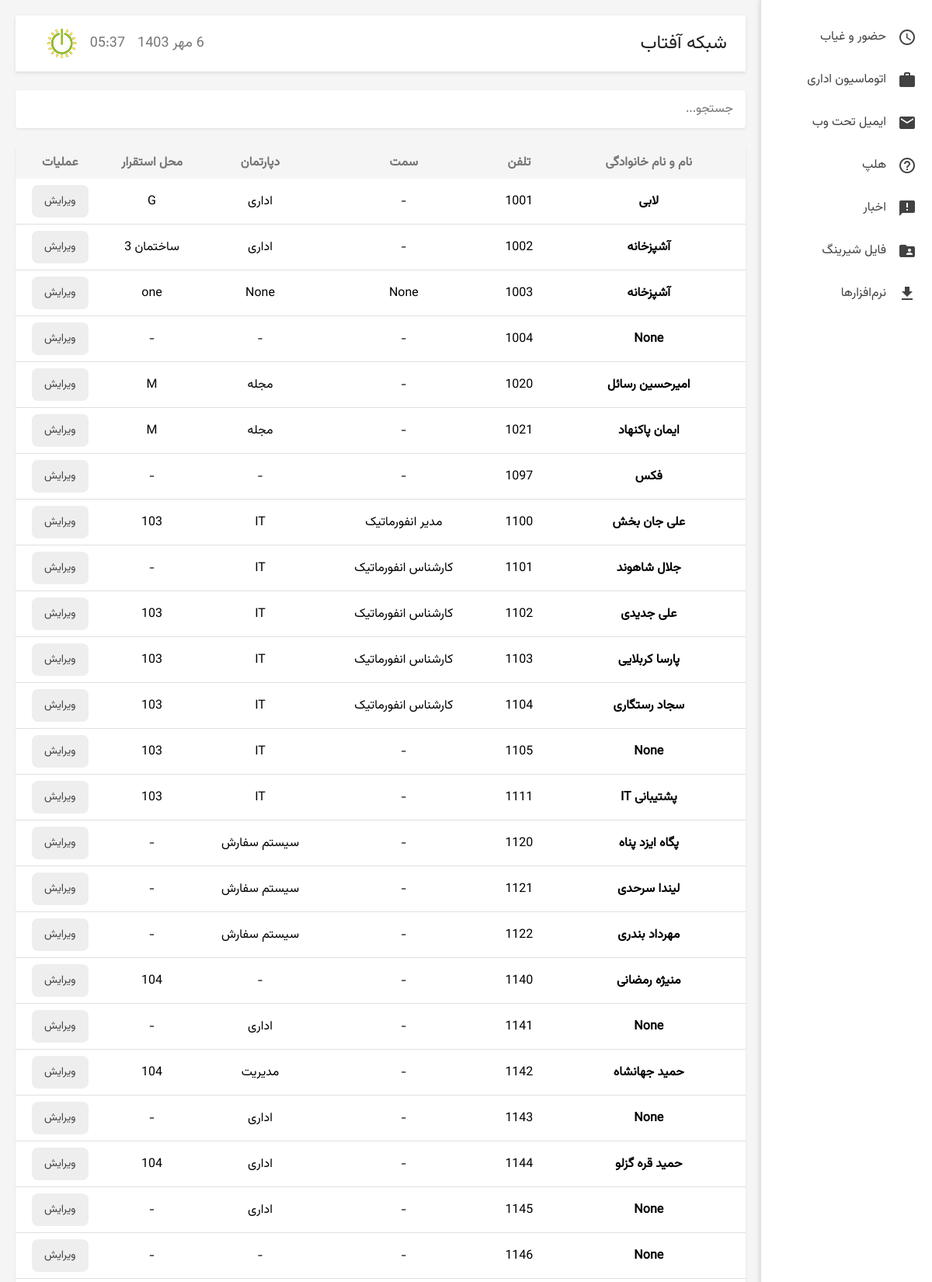
The page / (upper part) on the database its author committed.
### tables this page shows
CREATE TABLE contacts (
    id INTEGER PRIMARY KEY AUTOINCREMENT,
    full_name TEXT,
    phone TEXT NOT NULL,
    position TEXT,
    department TEXT,
    location TEXT
);

### app.py (the view)
@app.route('/')
def index():
    conn = get_db_connection()
    contacts = conn.execute('SELECT * FROM contacts ORDER BY CAST(phone AS INTEGER) ASC').fetchall()
    conn.close()
    return render_template('index.html', contacts=contacts)

### app.py (called while the page is built)
def get_db_connection():
    conn = sqlite3.connect('database.db')
    conn.row_factory = sqlite3.Row  # برای دسترسی به ستون‌ها با نام
    return conn

### templates/index.html (shortened to what this page needs)
<!DOCTYPE html>
<html lang="fa" dir="rtl">
<head>
</head>
<body>
    <div class="sidebar">
        <a href="#" title="حضور و غیاب">
            <i class="material-icons">schedule</i>
            حضور و غیاب
        </a>
        <a href="#" title="اتوماسیون اداری">
            <i class="material-icons">work</i>
            اتوماسیون اداری
        </a>
        <a href="#" title="ایمیل تحت وب">
            <i class="material-icons">email</i>
            ایمیل تحت وب
        </a>
        <a href="#" title="هلپ">
            <i class="material-icons">help_outline</i>
            هلپ
        </a>
        <a href="#" title="اخبار">
            <i class="material-icons">announcement</i>
            اخبار
        </a>
        <a href="#" title="فایل شیرینگ">
            <i class="material-icons">folder_shared</i>
            فایل شیرینگ
        </a>
        <a href="file://192.168.210.10/Software" title="نرم‌افزارها">
            <i class="material-icons">get_app</i>
            نرم‌افزارها
        </a>
    </div>
    <div class="main-content">
        <header>
            <h1>شبکه آفتاب</h1>
            <div class="clock-logo-container">
                <div class="clock">
                    <div class="date" id="date"></div>
                    <div class="time" id="time"></div>
                </div>
                <img src="/static/logo.png" alt="لوگو">
            </div>
        </header>
        <input type="text" id="search" placeholder="جستجو...">
        <table id="contactsTable">
            <thead>
                <tr>
                    <th class="sortable">نام و نام خانوادگی</th>
                    <th class="sortable">تلفن</th>
                    <th class="sortable">سمت</th>
                    <th class="sortable">دپارتمان</th>
                    <th class="sortable">محل استقرار</th>
                    <th>عملیات</th>
                </tr>
            </thead>
            <tbody>
                {% for contact in contacts %}
                <tr>
                    <td>{{ contact['full_name'] }}</td>
                    <td>{{ contact['phone'] }}</td>
                    <td>{{ contact['position'] if contact['position'] else '-' }}</td>
                    <td>{{ contact['department'] if contact['department'] else '-' }}</td>
                    <td>{{ contact['location'] if contact['location'] else '-' }}</td>
                    <td>
                        <a href="{{ url_for('edit', id=contact['id']) }}" class="button-edit">ویرایش</a>
                    </td>
                </tr>
                {% endfor %}
            </tbody>
        </table>
    </div>
</body>
</html>

### templates/index.html (style rules this page uses)
body { font-family: 'Vazirmatn', sans-serif; background-color: #f5f5f5; margin: 0; padding: 0; direction: rtl; }
.sidebar { position: fixed; right: 0; top: 0; width: 220px; height: 100%; background-color: #ffffff; box-shadow: -2px 0 5px rgba(0,0,0,0.1); display: flex; flex-direction: column; padding-top: 20px; border-left: 1px solid #e0e0e0; }
.sidebar a { color: #424242; text-decoration: none; padding: 15px 20px; font-size: 16px; display: flex; align-items: center; transition: background-color 0.2s; font-family: 'Vazirmatn', sans-serif; }
.sidebar i { font-size: 24px; margin-left: 15px; }
.main-content { margin-right: 220px; padding: 20px; background-color: #f5f5f5; min-height: 100vh; }
header { background-color: #ffffff; padding: 16px 24px; display: flex; justify-content: space-between; align-items: center; box-shadow: 0 2px 4px rgba(0,0,0,0.1); }
header h1 { margin: 0; color: #212121; font-size: 24px; font-weight: normal; }
header img { height: 40px; margin-left: 16px; }
.clock-logo-container { display: flex; align-items: center; }
.clock { display: flex; align-items: center; color: #757575; font-family: 'Vazirmatn', sans-serif; margin-left: 16px; }
.clock .date, .clock .time { font-size: 18px; }
.clock .time { margin-right: 16px; }
#search { width: 100%; padding: 12px 16px; margin: 24px 0; box-sizing: border-box; border: none; border-radius: 4px; font-size: 16px; background-color: #ffffff; box-shadow: 0 1px 3px rgba(0,0,0,0.1); font-family: 'Vazirmatn', sans-serif; }
table { width: 100%; border-collapse: collapse; background-color: #ffffff; box-shadow: 0 1px 3px rgba(0,0,0,0.1); border-radius: 4px; overflow: hidden; }
th, td { padding: 8px 16px; text-align: center; font-size: 16px; font-family: 'Vazirmatn', sans-serif; }
th { background-color: #f5f5f5; color: #757575; cursor: pointer; user-select: none; }
tr { border-bottom: 1px solid #e0e0e0; }
tr:last-child { border-bottom: none; }
td:first-child { font-weight: bold; }
a.button-edit { padding: 10px 16px; margin: 0; text-decoration: none; color: #424242; background-color: #eeeeee; border: none; cursor: pointer; border-radius: 8px; font-size: 14px; transition: background-color 0.2s; font-family: 'Vazirmatn', sans-serif; display: inline-block; }

### rows shown on the page
contacts: full_name "لابی", phone "1001", contact "-", department "اداری", location "G"
contacts: full_name "آشپزخانه", phone "1002", contact "-", department "اداری", location "ساختمان 3"
contacts: full_name "آشپزخانه", phone "1003", position "None", department "None", location "one"
contacts: full_name "None", phone "1004", contact "-"
contacts: full_name "امیرحسین رسائل", phone "1020", contact "-", department "مجله", location "M"
contacts: full_name "ایمان پاکنهاد", phone "1021", contact "-", department "مجله", location "M"
contacts: full_name "فکس", phone "1097", contact "-"
contacts: full_name "علی جان بخش", phone "1100", position "مدیر انفورماتیک", department "IT", location "103"
contacts: full_name "جلال شاهوند", phone "1101", position "کارشناس انفورماتیک", department "IT", location "-"
contacts: full_name "علی جدیدی", phone "1102", position "کارشناس انفورماتیک", department "IT", location "103"
contacts: full_name "پارسا کربلایی", phone "1103", position "کارشناس انفورماتیک", department "IT", location "103"
contacts: full_name "سجاد رستگاری", phone "1104", position "کارشناس انفورماتیک", department "IT", location "103"
contacts: full_name "None", phone "1105", contact "-", department "IT", location "103"
contacts: full_name "پشتیبانی IT", phone "1111", contact "-", department "IT", location "103"
contacts: full_name "پگاه ایزد پناه", phone "1120", contact "-", department "سیستم سفارش"
contacts: full_name "لیندا سرحدی", phone "1121", contact "-", department "سیستم سفارش"
contacts: full_name "مهرداد بندری", phone "1122", contact "-", department "سیستم سفارش"
contacts: full_name "منیژه رمضانی", phone "1140", contact "-", location "104"
contacts: full_name "None", phone "1141", contact "-", department "اداری"
contacts: full_name "حمید جهانشاه", phone "1142", contact "-", department "مدیریت", location "104"
contacts: full_name "None", phone "1143", contact "-", department "اداری"
contacts: full_name "حمید قره گزلو", phone "1144", contact "-", department "اداری", location "104"
contacts: full_name "None", phone "1145", contact "-", department "اداری"
contacts: full_name "None", phone "1146", contact "-"
